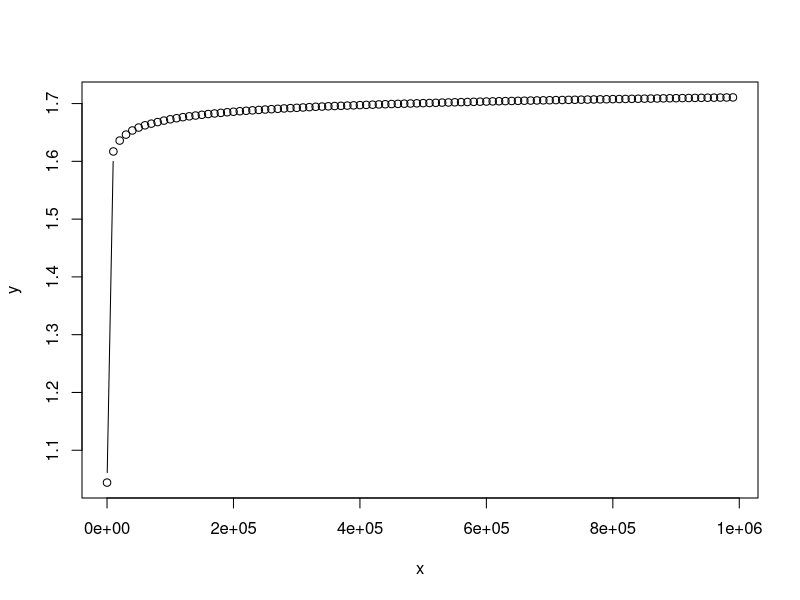

R code for this plot:
library(matlab)
stp <- function(x){
primes = primes(x)
diff = primes[2:length(primes)]-primes[1:length(primes)-1]
idx = which(diff==2)
t1primes = primes[idx]
t2primes = primes[idx]+2
rt1plust2 = 1/t1primes+1/t2primes
return(sum(rt1plust2))
}
x=seq(13, 1000000, by=10000)
y=sapply(x, FUN = stp)
plot(x,y,type="b")
